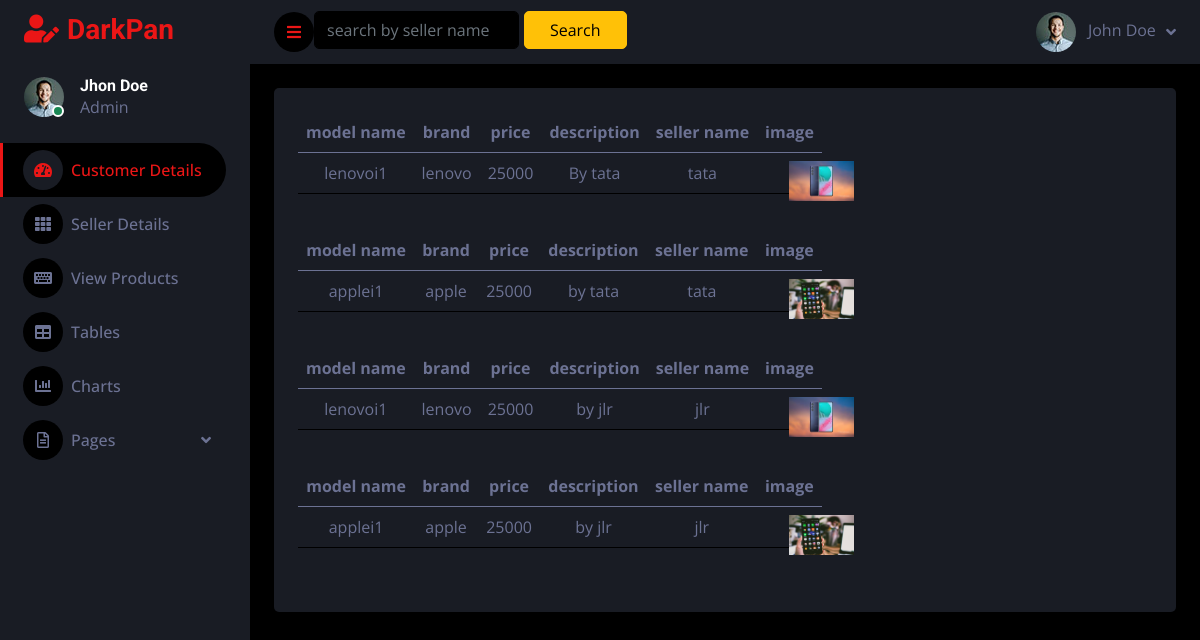
The app's page /admin_view_products/ with its own data.
### sales_app/models.py (models this page shows, shortened)
class mobileproduct(models.Model):
    seller=models.ForeignKey(Seller,on_delete=models.CASCADE,related_name='mobileproduct')
    name=models.CharField(max_length=250)
    brand=models.CharField(max_length=250)
    price=models.CharField(max_length=250)
    description=models.TextField()
    image=models.FileField(upload_to='documents/')

class Seller(models.Model):
    user = models.ForeignKey(User_model, on_delete=models.CASCADE, related_name="sellers")
    name = models.CharField(max_length=50)
    phone_number = models.CharField(max_length=100)
    email = models.EmailField()
    status2 = models.BooleanField(default=0)

### sales_app/admin_views.py (the view)
# urls.py: path("admin_view_products/", admin_views.admin_view_products, name="admin_view_products"),
def admin_view_products(request):
    data= mobileproduct.objects.all()
    searched_form = product_filter_form(request.GET,queryset=data)
    data = searched_form.qs
    context = {'data': data, 'searched_form': searched_form}
    return render(request,"admin/view_products.html",context)

### template/admin/view_products.html
{% extends 'admin/admin_dash.html' %}
{% block search %}
<form method="GET" style="display:grid;grid-template-columns:1fr 1fr;">
    <p style="margin-bottom:2%;">{{searched_form.form.seller_name}}</p>
    <button class="btn btn-warning" type="submit" style="margin-bottom:2%;width:50%;margin-left:5px;" >Search </button>
</form>
{% endblock %}
{% block content %}
<div style="display:grid;grid-template-columns:1fr;grid-gap:20px;">
{% for i in data %}
<table class="table">
  <thead>
    <tr>
      <th scope="col">model name</th>
      <th scope="col">brand</th>
         <th scope="col">price</th>
      <th scope="col">description</th>
      <th scope="col">seller name</th>
        <th scope="col">image</th>
    </tr>
  </thead>
  <tbody>
    <tr>
      <td>{{i.name}}</td>
      <td>{{i.brand}}</td>
      <td>{{i.price}}</td>
        <td>{{i.description}}</td>
      <td>{{i.seller.name}}</td>
        <td style="position:relative;"><img src="{{i.image.url}}" alt="..." style="position:absolute;width:100%;height:100%;"></td>
    </tr>
  </tbody>
</table>
{% endfor %}
 </div>
{% endblock %}

### static/dash/css/style.css (style rules this page uses)
:root { --primary: #EB1616; --secondary: #191C24; --light: #6C7293; --dark: #000000; }
.btn { transition: .5s; }

### records on screen
mobileproduct: name "lenovoi1", brand "lenovo", price "25000", description "By tata", seller.name "tata", image (picture)
mobileproduct: name "applei1", brand "apple", price "25000", description "by tata", seller.name "tata", image (picture)
mobileproduct: name "lenovoi1", brand "lenovo", price "25000", description "by jlr", seller.name "jlr", image (picture)
mobileproduct: name "applei1", brand "apple", price "25000", description "by jlr", seller.name "jlr", image (picture)
